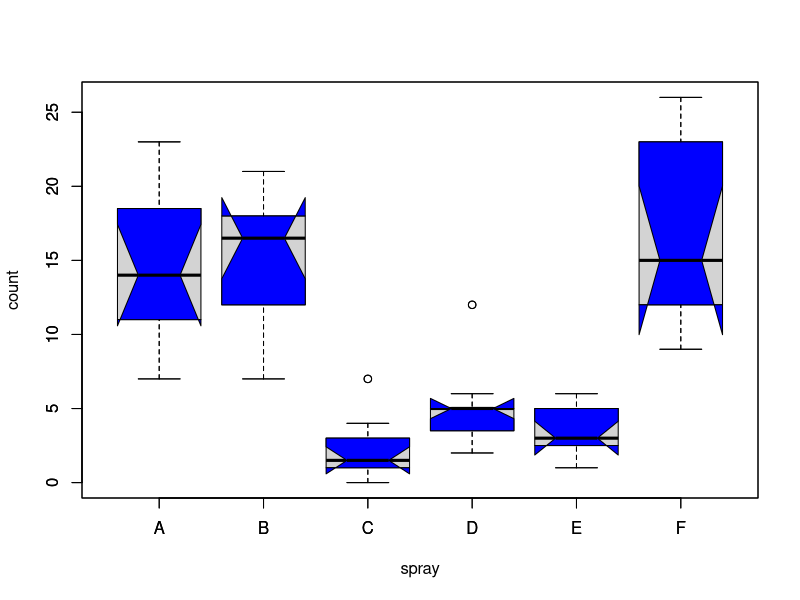
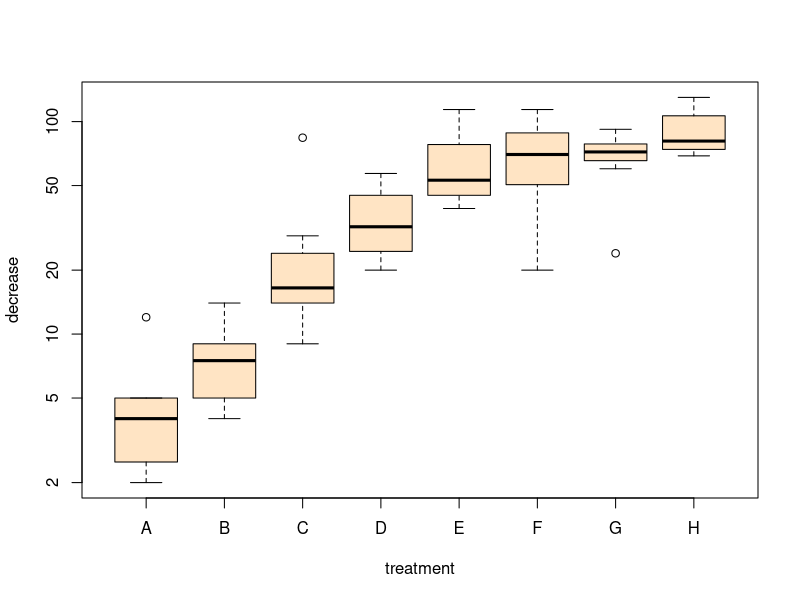
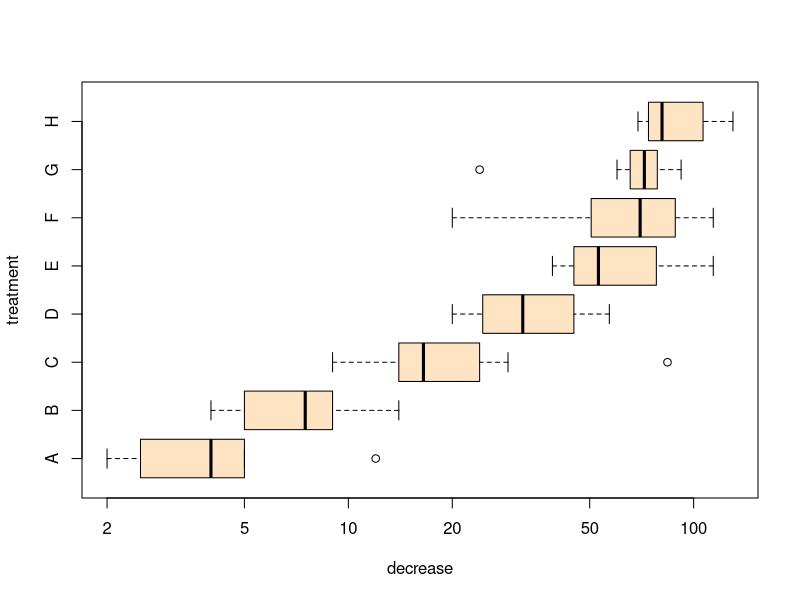
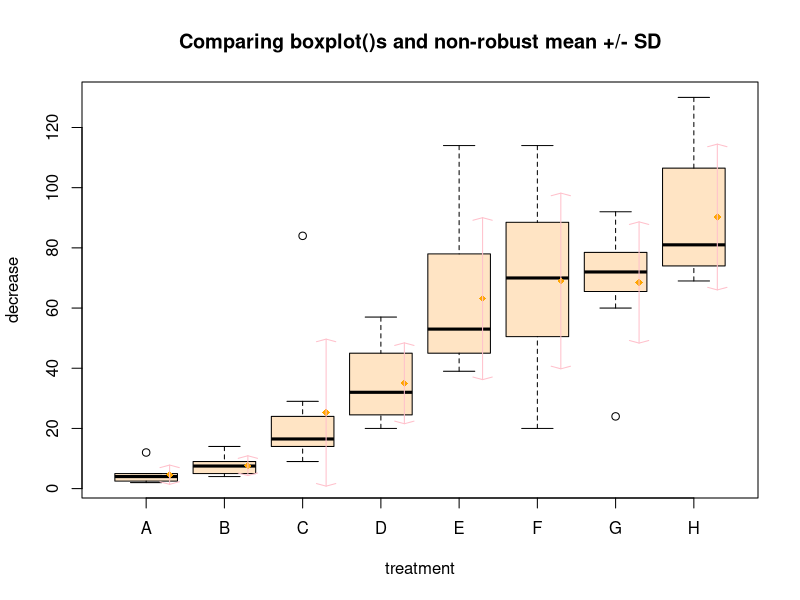
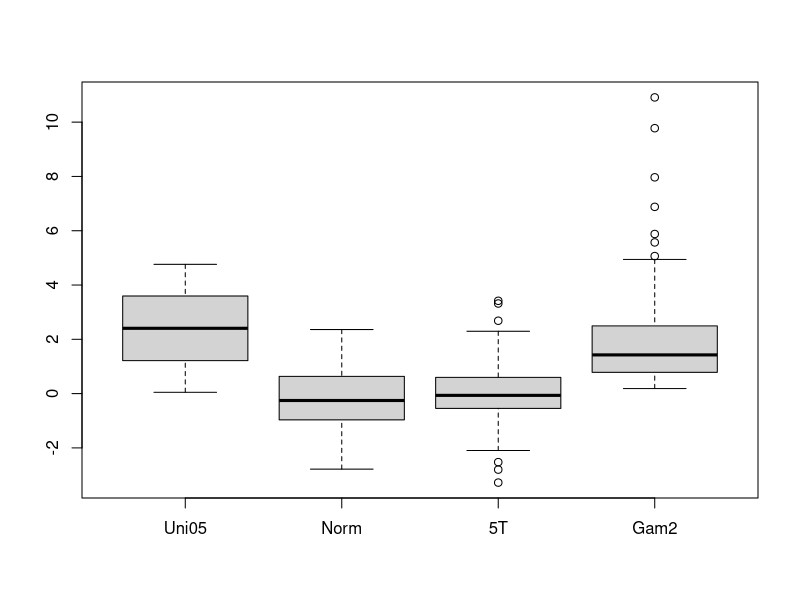
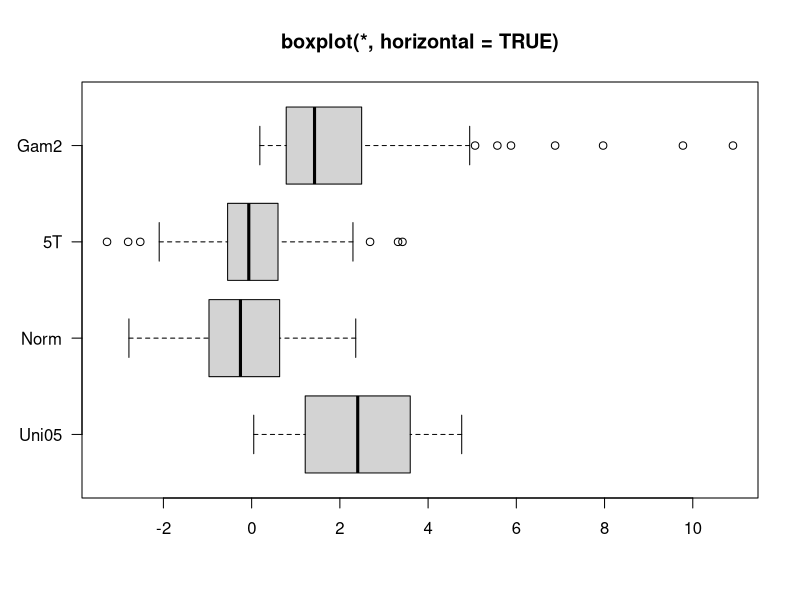
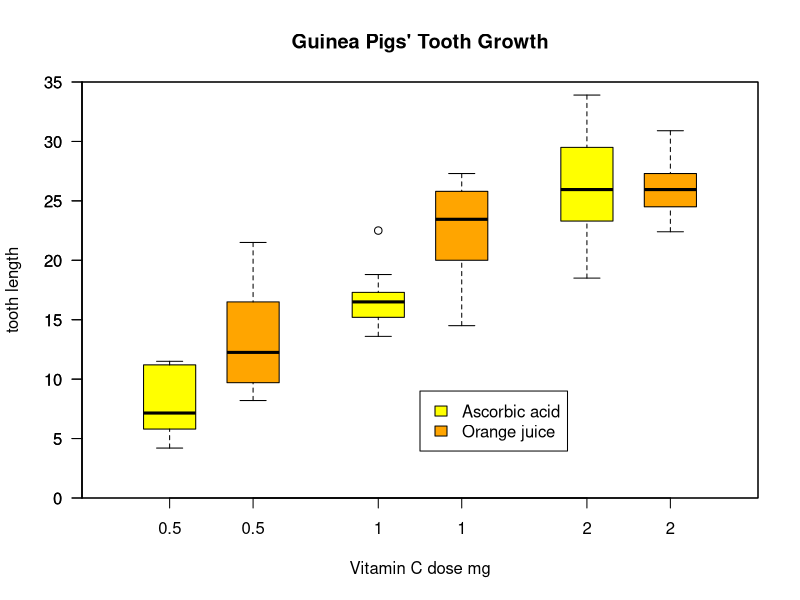
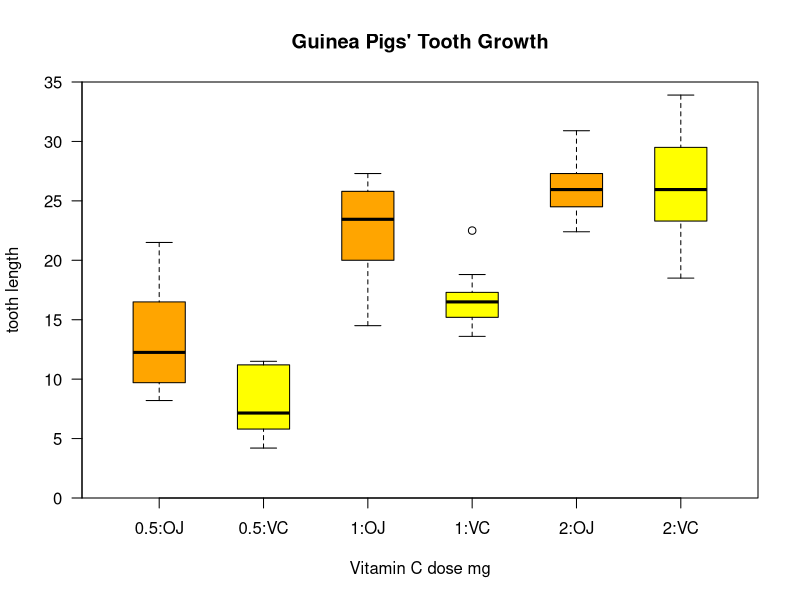

Recreate these plots in R, in order. (Note: this script raises an error after producing the figures.)
example(boxplot)
help("boxplot")
help("hist")
example(hist)


die<-1:6
sample(die)
sample(die,size=1)
rolls<-function()  {
  mydierolling <- sample(die,size=1,prob = c(1/8,1/8,1/8,1/8,1/8,3/8))
  mydierolling
}
reprolls<-replicate(5000,rolls())
qplot(reprolls,binwidth=1)